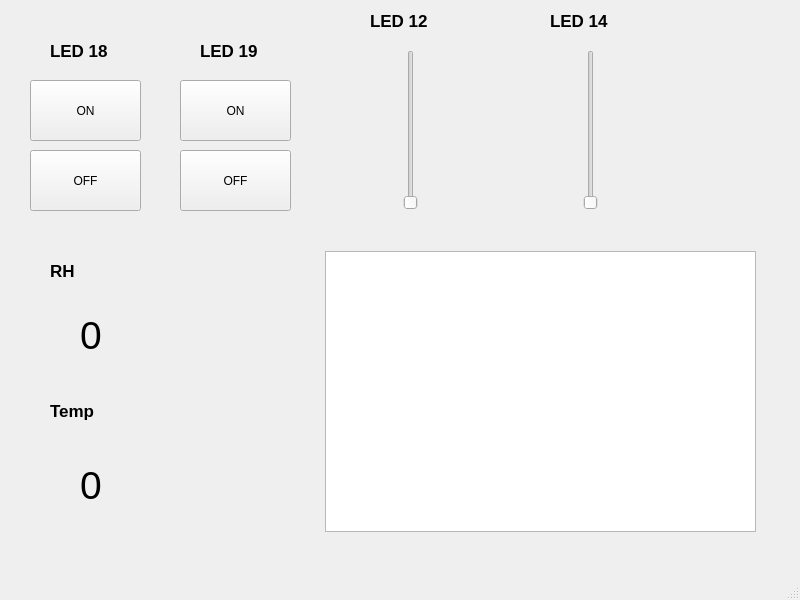
<?xml version="1.0" encoding="UTF-8"?>
<ui version="4.0">
 <class>MainWindow</class>
 <widget class="QMainWindow" name="MainWindow">
  <property name="geometry">
   <rect>
    <x>0</x>
    <y>0</y>
    <width>800</width>
    <height>600</height>
   </rect>
  </property>
  <property name="windowTitle">
   <string>MainWindow</string>
  </property>
  <widget class="QWidget" name="centralwidget">
   <widget class="QLabel" name="label">
    <property name="geometry">
     <rect>
      <x>50</x>
      <y>30</y>
      <width>81</width>
      <height>41</height>
     </rect>
    </property>
    <property name="font">
     <font>
      <pointsize>13</pointsize>
      <weight>75</weight>
      <bold>true</bold>
     </font>
    </property>
    <property name="text">
     <string>LED 18</string>
    </property>
   </widget>
   <widget class="QPushButton" name="pushButton">
    <property name="geometry">
     <rect>
      <x>30</x>
      <y>80</y>
      <width>111</width>
      <height>61</height>
     </rect>
    </property>
    <property name="text">
     <string>ON</string>
    </property>
   </widget>
   <widget class="QPushButton" name="pushButton_2">
    <property name="geometry">
     <rect>
      <x>30</x>
      <y>150</y>
      <width>111</width>
      <height>61</height>
     </rect>
    </property>
    <property name="text">
     <string>OFF</string>
    </property>
   </widget>
   <widget class="QPushButton" name="pushButton_3">
    <property name="geometry">
     <rect>
      <x>180</x>
      <y>80</y>
      <width>111</width>
      <height>61</height>
     </rect>
    </property>
    <property name="text">
     <string>ON</string>
    </property>
   </widget>
   <widget class="QLabel" name="label_2">
    <property name="geometry">
     <rect>
      <x>200</x>
      <y>30</y>
      <width>81</width>
      <height>41</height>
     </rect>
    </property>
    <property name="font">
     <font>
      <pointsize>13</pointsize>
      <weight>75</weight>
      <bold>true</bold>
     </font>
    </property>
    <property name="text">
     <string>LED 19</string>
    </property>
   </widget>
   <widget class="QPushButton" name="pushButton_4">
    <property name="geometry">
     <rect>
      <x>180</x>
      <y>150</y>
      <width>111</width>
      <height>61</height>
     </rect>
    </property>
    <property name="text">
     <string>OFF</string>
    </property>
   </widget>
   <widget class="QLabel" name="label_3">
    <property name="geometry">
     <rect>
      <x>50</x>
      <y>250</y>
      <width>81</width>
      <height>41</height>
     </rect>
    </property>
    <property name="font">
     <font>
      <pointsize>13</pointsize>
      <weight>75</weight>
      <bold>true</bold>
     </font>
    </property>
    <property name="text">
     <string>RH</string>
    </property>
   </widget>
   <widget class="QLabel" name="label_4">
    <property name="geometry">
     <rect>
      <x>50</x>
      <y>390</y>
      <width>81</width>
      <height>41</height>
     </rect>
    </property>
    <property name="font">
     <font>
      <pointsize>13</pointsize>
      <weight>75</weight>
      <bold>true</bold>
     </font>
    </property>
    <property name="text">
     <string>Temp</string>
    </property>
   </widget>
   <widget class="QLabel" name="label_5">
    <property name="geometry">
     <rect>
      <x>80</x>
      <y>300</y>
      <width>151</width>
      <height>71</height>
     </rect>
    </property>
    <property name="font">
     <font>
      <pointsize>29</pointsize>
     </font>
    </property>
    <property name="text">
     <string>0</string>
    </property>
   </widget>
   <widget class="QLabel" name="label_6">
    <property name="geometry">
     <rect>
      <x>80</x>
      <y>450</y>
      <width>151</width>
      <height>71</height>
     </rect>
    </property>
    <property name="font">
     <font>
      <pointsize>29</pointsize>
     </font>
    </property>
    <property name="text">
     <string>0</string>
    </property>
   </widget>
   <widget class="QTextBrowser" name="textBrowser">
    <property name="geometry">
     <rect>
      <x>325</x>
      <y>251</y>
      <width>431</width>
      <height>281</height>
     </rect>
    </property>
   </widget>
   <widget class="QSlider" name="verticalSlider">
    <property name="geometry">
     <rect>
      <x>400</x>
      <y>50</y>
      <width>22</width>
      <height>160</height>
     </rect>
    </property>
    <property name="orientation">
     <enum>Qt::Vertical</enum>
    </property>
   </widget>
   <widget class="QSlider" name="verticalSlider_2">
    <property name="geometry">
     <rect>
      <x>580</x>
      <y>50</y>
      <width>22</width>
      <height>160</height>
     </rect>
    </property>
    <property name="orientation">
     <enum>Qt::Vertical</enum>
    </property>
   </widget>
   <widget class="QLabel" name="label_7">
    <property name="geometry">
     <rect>
      <x>370</x>
      <y>0</y>
      <width>81</width>
      <height>41</height>
     </rect>
    </property>
    <property name="font">
     <font>
      <pointsize>13</pointsize>
      <weight>75</weight>
      <bold>true</bold>
     </font>
    </property>
    <property name="text">
     <string>LED 12</string>
    </property>
   </widget>
   <widget class="QLabel" name="label_8">
    <property name="geometry">
     <rect>
      <x>550</x>
      <y>0</y>
      <width>81</width>
      <height>41</height>
     </rect>
    </property>
    <property name="font">
     <font>
      <pointsize>13</pointsize>
      <weight>75</weight>
      <bold>true</bold>
     </font>
    </property>
    <property name="text">
     <string>LED 14</string>
    </property>
   </widget>
  </widget>
  <widget class="QMenuBar" name="menubar">
   <property name="geometry">
    <rect>
     <x>0</x>
     <y>0</y>
     <width>800</width>
     <height>26</height>
    </rect>
   </property>
  </widget>
  <widget class="QStatusBar" name="statusbar"/>
 </widget>
 <resources/>
 <connections/>
</ui>
